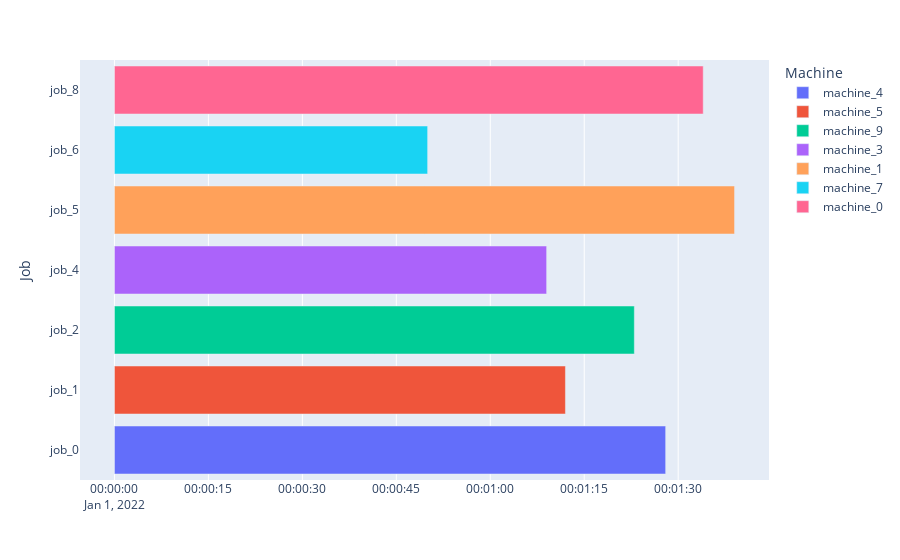

The notebook cell this image was saved under:
### Code cell
env.render()
print(env.get_legal_actions(state))

### Figure 1 — Plotly figure (JSON) as saved in the notebook; plotly's stock layout.template omitted (floating-point values rounded to 4 significant figures)
{"data": [{"alignmentgroup": "True", "base": ["2022-01-01T00:00:00"], "hovertemplate": "Machine=machine_4<br>Start=%{base}<br>Finish=%{x}<br>Job=%{y}<extra></extra>", "legendgroup": "machine_4", "marker": {"color": "#636efa", "pattern": {"shape": ""}}, "name": "machine_4", "offsetgroup": "machine_4", "orientation": "h", "showlegend": true, "textposition": "auto", "type": "bar", "x": [88000], "xaxis": "x", "y": ["job_0"], "yaxis": "y"}, {"alignmentgroup": "True", "base": ["2022-01-01T00:00:00"], "hovertemplate": "Machine=machine_5<br>Start=%{base}<br>Finish=%{x}<br>Job=%{y}<extra></extra>", "legendgroup": "machine_5", "marker": {"color": "#EF553B", "pattern": {"shape": ""}}, "name": "machine_5", "offsetgroup": "machine_5", "orientation": "h", "showlegend": true, "textposition": "auto", "type": "bar", "x": [72000], "xaxis": "x", "y": ["job_1"], "yaxis": "y"}, {"alignmentgroup": "True", "base": ["2022-01-01T00:00:00"], "hovertemplate": "Machine=machine_9<br>Start=%{base}<br>Finish=%{x}<br>Job=%{y}<extra></extra>", "legendgroup": "machine_9", "marker": {"color": "#00cc96", "pattern": {"shape": ""}}, "name": "machine_9", "offsetgroup": "machine_9", "orientation": "h", "showlegend": true, "textposition": "auto", "type": "bar", "x": [83000], "xaxis": "x", "y": ["job_2"], "yaxis": "y"}, {"alignmentgroup": "True", "base": ["2022-01-01T00:00:00"], "hovertemplate": "Machine=machine_3<br>Start=%{base}<br>Finish=%{x}<br>Job=%{y}<extra></extra>", "legendgroup": "machine_3", "marker": {"color": "#ab63fa", "pattern": {"shape": ""}}, "name": "machine_3", "offsetgroup": "machine_3", "orientation": "h", "showlegend": true, "textposition": "auto", "type": "bar", "x": [69000], "xaxis": "x", "y": ["job_4"], "yaxis": "y"}, {"alignmentgroup": "True", "base": ["2022-01-01T00:00:00"], "hovertemplate": "Machine=machine_1<br>Start=%{base}<br>Finish=%{x}<br>Job=%{y}<extra></extra>", "legendgroup": "machine_1", "marker": {"color": "#FFA15A", "pattern": {"shape": ""}}, "name": "machine_1", "offsetgroup": "machine_1", "orientation": "h", "showlegend": true, "textposition": "auto", "type": "bar", "x": [99000], "xaxis": "x", "y": ["job_5"], "yaxis": "y"}, {"alignmentgroup": "True", "base": ["2022-01-01T00:00:00"], "hovertemplate": "Machine=machine_7<br>Start=%{base}<br>Finish=%{x}<br>Job=%{y}<extra></extra>", "legendgroup": "machine_7", "marker": {"color": "#19d3f3", "pattern": {"shape": ""}}, "name": "machine_7", "offsetgroup": "machine_7", "orientation": "h", "showlegend": true, "textposition": "auto", "type": "bar", "x": [50000], "xaxis": "x", "y": ["job_6"], "yaxis": "y"}, {"alignmentgroup": "True", "base": ["2022-01-01T00:00:00"], "hovertemplate": "Machine=machine_0<br>Start=%{base}<br>Finish=%{x}<br>Job=%{y}<extra></extra>", "legendgroup": "machine_0", "marker": {"color": "#FF6692", "pattern": {"shape": ""}}, "name": "machine_0", "offsetgroup": "machine_0", "orientation": "h", "showlegend": true, "textposition": "auto", "type": "bar", "x": [94000], "xaxis": "x", "y": ["job_8"], "yaxis": "y"}], "layout": {"barmode": "overlay", "legend": {"title": {"text": "Machine"}, "tracegroupgap": 0}, "margin": {"t": 60}, "xaxis": {"anchor": "y", "domain": [0, 1], "type": "date"}, "yaxis": {"anchor": "x", "domain": [0, 1], "title": {"text": "Job"}}}}
